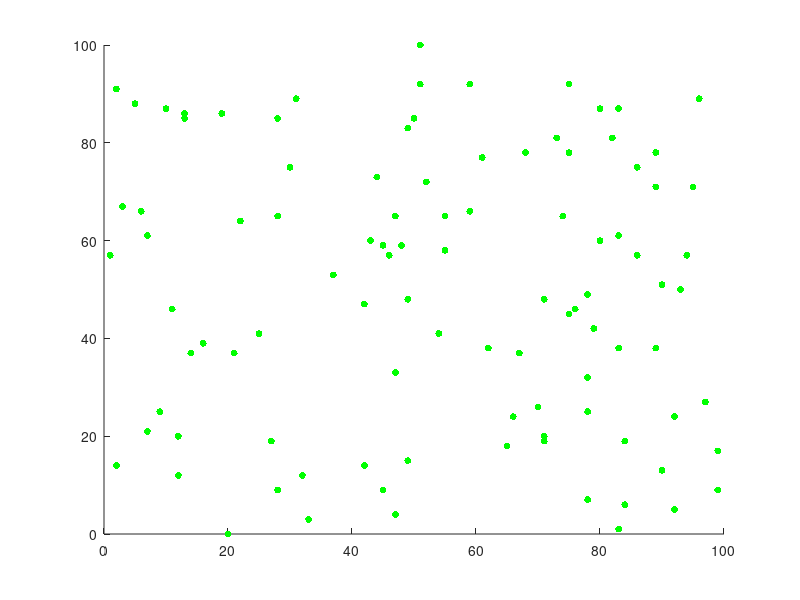

The MATLAB script that drew this image: (Note: this script raises an error after producing the figure.)
clearvars;clc;
% Set parameters
num_par = 100;            % number of particles

xl = [0 100];           % x axis limit
yl = [0 100];           % y axis limit
start = [randi(xl,num_par,1),randi(yl,num_par,1)];  % starting coordinate (x,y)
gain = 0.01;            % amount of motion at each iteration (% of axis range)
time = 10;              % run time (seconds)
day = 0;
limit_day = 100;

% epi parameter
r_infect = 10;
infectP = 0.8;
i_period = 13;

%%
close all;
% initialize figure
f1 = figure;
set(gcf,'units','points','position',[500,500,600,400])
% h = plot(start(:,1), start(:,2), 'go', 'MarkerSize', 8, 'MarkerFaceColor', 'g'); 
% subplot(2,1,1)
ax = gca;
h = scatter(start(:,1), start(:,2),25,repmat([0 1 0],num_par,1),'filled');
% h = scatter(start(:,1), start(:,2),25,zeros(num_par,1),'filled');

% axis image
xlim(ax, xl)
ylim(ax, yl)
hold(ax, 'on')
% grid on
%%
% randomly jitter for set amount of time
t1 = tic; 
pt = [start,zeros(num_par,1)];
% first infection
pt(1:2,3) = 1;
h.CData(1:2,:) = ones(2,1)*[1 0 0];

stepX = range(xl) * gain; 
stepY = range(yl) * gain; 
sdf(gcf,'paper_f150')

video_flag = 1;
switch video_flag
    case 1
        video_filename = sprintf('n100-idot8-period%d',i_period);
        v = VideoWriter(strcat('vids/',video_filename),'MPEG-4');
        v.FrameRate = 10;
        v.Quality = 100;
        open(v);
        frame = getframe(f1);
        writeVideo(v,frame);
end

figure
set(gcf,'units','points','position',[1100,500,600,400])
h2 = animatedline;
ax2 = gca;
ylim(ax2, yl)

%%
while toc(t1) < time && ~all(pt(:,3))
% while day < limit_day
   % determine range of possible next coordinates (binary dynamics)
   xbound = [max(pt(:,1)-stepX, xl(1)), min(pt(:,1)+stepX, xl(2))]; 
   ybound = [max(pt(:,2)-stepY, yl(1)), min(pt(:,2)+stepY, yl(2))];
   % Randomly choose next coordinate
   row = 1:num_par;
   colx = randi([1,2],1,num_par);
   coly = randi([1,2],1,num_par);
   sz = size(xbound);
   indx = sub2ind(sz,row,colx);
   indy = sub2ind(sz,row,coly);
   pt(:,1) = xbound(indx); 
   pt(:,2) = ybound(indy);
   % Apply infection transition
%    pt(:,3) = updateInfection(pt);
   infectiousIdx = find(pt(:,3)>=1&pt(:,3)<=i_period);
   susceptibleIdx = find(pt(:,3)==0);
   sus_loc = pt(susceptibleIdx,1:2);
   inf_loc = pt(infectiousIdx,1:2);
   [i_idx,i_dist] = knnsearch(inf_loc,sus_loc,'K',1);
   if any(i_dist<r_infect)           % get index neighbor in distance r m
       rndSel = rand(sum(i_dist<r_infect),1)<infectP;
       contactIdx = find(i_dist<r_infect);
       infectionIdx = susceptibleIdx(contactIdx(rndSel)); 
       if ~isempty(infectionIdx)           
           pt(infectionIdx,3) = 1;
           h.CData(infectionIdx,:) = repmat([1 0 0],length(infectionIdx),1);           
       end
       day_infect=sum(rndSel);
       addpoints(h2,day,day_infect);
   else
       addpoints(h2,day,0);
   end
   
   if sum(pt(:,3)>0)
       pt(pt(:,3)>0,3) = pt(pt(:,3)>0,3)+1;
       h.CData(pt(:,3)>i_period,:) = ones(sum(pt(:,3)>i_period),1)*[0 0 1];
   end
   
      
   % Update position of dot on axis
   h.XData = pt(:,1); 
   h.YData = pt(:,2);
   
   drawnow
   day=day+1;
   
   switch video_flag
        case 1
        frame = getframe(f1);
        writeVideo(v,frame);
   end
end
switch video_flag, case 1, close(v);end